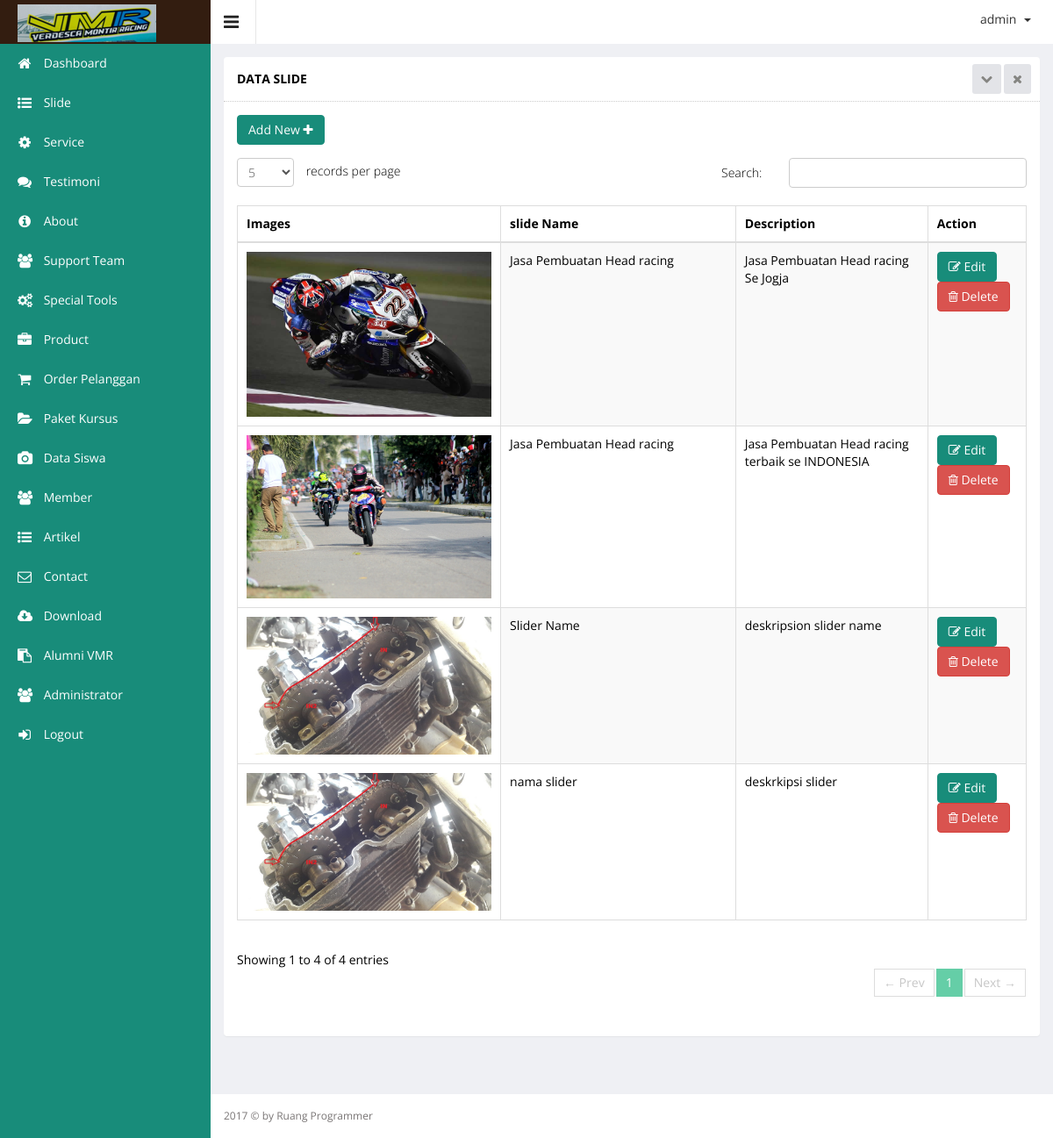
/admin/index.php?hal=master/slide/list (signed in), run on the app's committed database.
### tables this page shows
CREATE TABLE `slide` (
  `slide_id` int(11) NOT NULL,
  `slide_name` varchar(100) DEFAULT NULL,
  `slide_images` varchar(100) DEFAULT NULL,
  `slide_desc` text,
  `slide_date` datetime DEFAULT NULL
);

### admin/master/slide/list.php (the view, shortened to what this page needs)
<div class="wrapper">
    <div class="row">
        <div class="col-sm-12">
            <section class="panel">
                <header class="panel-heading">
                    Data slide
                    <span class="tools pull-right">
                        <a href="javascript:;" class="fa fa-chevron-down"></a>
                        <a href="javascript:;" class="fa fa-times"></a>
                     </span>
                </header>
                <div class="panel-body">
                    <div class="adv-table editable-table ">
                        <div class="clearfix">
                            <div class="btn-group">
                                <a href="?hal=master/slide/add">
                                    <button data-toggle="modal" class="btn btn-primary">
                                        Add New <i class="fa fa-plus"></i>
                                    </button>
                                </a>
                            </div>
                        </div>
                        <table class="table table-striped table-hover table-bordered" id="editable-sample">
                            <thead>
                            <tr>
                                <th width="300px">Images</th>
                                <th width="30%">slide Name</th>
                                <th>Description</th>
                                <th width="10%">Action</th>
                            </tr>
                            </thead>
                            <tbody>
                            <?php
                            $queryPortofolio = mysql_query("SELECT * FROM slide ORDER BY slide_id DESC");
                            while ($rowslide = mysql_fetch_array($queryPortofolio)) {
                                ?>
                                <tr class="">
                                    <td><img src="../images/slide/<?php echo $rowslide['slide_images']; ?>"
                                             width="100%"></td>
                                    <td><?php echo $rowslide['slide_name'] ?></td>
                                    <td><?php echo $rowslide['slide_desc']; ?></td>
                                    <td>
                                        <a href="?hal=master/slide/edit&id=<?php echo $rowslide['slide_id']; ?>">
                                            <button class="btn btn-primary" type="submit"><i class="fa fa-edit"
                                                                                             aria-hidden="true"></i>
                                                Edit
                                            </button>
                                        </a>
                                        <a href="?hal=master/slide/list&hapus=<?php echo $rowslide['slide_id']; ?>">
                                        <button class="btn btn-danger" type="submit" name="hapus"><i
                                                        class="fa fa-trash-o"></i> Delete
                                            </button>
                                        </a>
                                    </td>
                                </tr>
                            <?php } ?>
                            </tbody>
                        </table>
                    </div>
                </div>
            </section>
        </div>
    </div>
</div>

### data on the page
slide: slide_images (picture), slide_name "Jasa Pembuatan Head racing", slide_desc "Jasa Pembuatan Head racing Se Jogja"
slide: slide_images (picture), slide_name "Jasa Pembuatan Head racing", slide_desc "Jasa Pembuatan Head racing terbaik se INDONESIA"
slide: slide_images (picture), slide_name "Slider Name", slide_desc "deskripsion slider name"
slide: slide_images (picture), slide_name "nama slider", slide_desc "deskrkipsi slider"

### other printed values
$_SESSION['username'] "admin"
